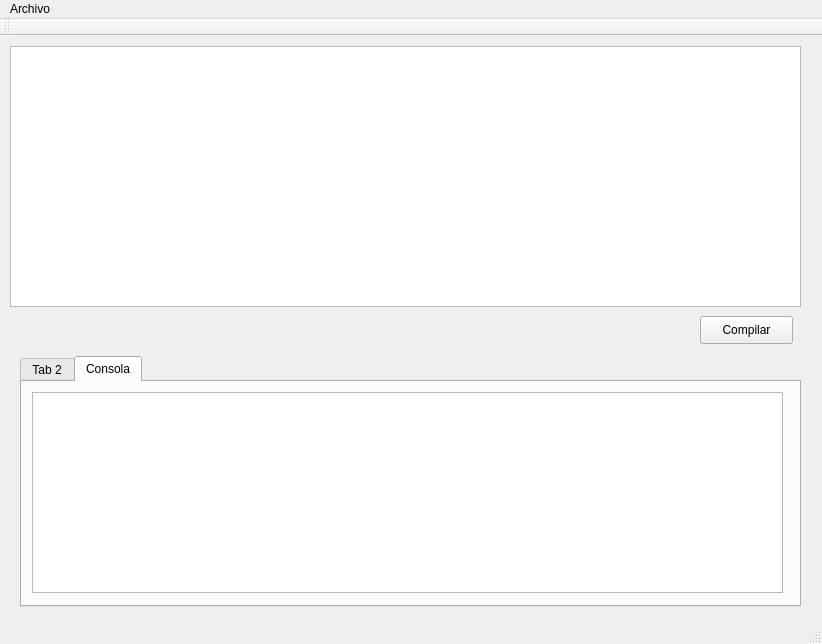
<?xml version="1.0" encoding="UTF-8"?>
<ui version="4.0">
 <class>MainWindow</class>
 <widget class="QMainWindow" name="MainWindow">
  <property name="geometry">
   <rect>
    <x>0</x>
    <y>0</y>
    <width>822</width>
    <height>644</height>
   </rect>
  </property>
  <property name="windowTitle">
   <string>MainWindow</string>
  </property>
  <widget class="QWidget" name="centralWidget">
   <widget class="QTextEdit" name="EntradaTexto">
    <property name="geometry">
     <rect>
      <x>10</x>
      <y>10</y>
      <width>791</width>
      <height>261</height>
     </rect>
    </property>
   </widget>
   <widget class="QPushButton" name="BotonAnalizar">
    <property name="geometry">
     <rect>
      <x>700</x>
      <y>280</y>
      <width>93</width>
      <height>28</height>
     </rect>
    </property>
    <property name="text">
     <string>Compilar</string>
    </property>
   </widget>
   <widget class="QTabWidget" name="tabWidget">
    <property name="geometry">
     <rect>
      <x>20</x>
      <y>320</y>
      <width>781</width>
      <height>251</height>
     </rect>
    </property>
    <property name="currentIndex">
     <number>1</number>
    </property>
    <widget class="QWidget" name="tab_2">
     <attribute name="title">
      <string>Tab 2</string>
     </attribute>
     <widget class="QTextEdit" name="SalidaGrafo">
      <property name="geometry">
       <rect>
        <x>10</x>
        <y>10</y>
        <width>751</width>
        <height>201</height>
       </rect>
      </property>
     </widget>
    </widget>
    <widget class="QWidget" name="tab">
     <attribute name="title">
      <string>Consola</string>
     </attribute>
     <widget class="QTextEdit" name="SalidaTexto">
      <property name="geometry">
       <rect>
        <x>10</x>
        <y>10</y>
        <width>751</width>
        <height>201</height>
       </rect>
      </property>
     </widget>
    </widget>
   </widget>
  </widget>
  <widget class="QMenuBar" name="menuBar">
   <property name="geometry">
    <rect>
     <x>0</x>
     <y>0</y>
     <width>822</width>
     <height>25</height>
    </rect>
   </property>
   <widget class="QMenu" name="menuArchivo">
    <property name="title">
     <string>Archivo</string>
    </property>
    <addaction name="actionAbrir"/>
    <addaction name="actionGuardar"/>
   </widget>
   <addaction name="menuArchivo"/>
  </widget>
  <widget class="QToolBar" name="mainToolBar">
   <attribute name="toolBarArea">
    <enum>TopToolBarArea</enum>
   </attribute>
   <attribute name="toolBarBreak">
    <bool>false</bool>
   </attribute>
  </widget>
  <widget class="QStatusBar" name="statusBar"/>
  <action name="actionAbrir">
   <property name="text">
    <string>Abrir</string>
   </property>
  </action>
  <action name="actionGuardar">
   <property name="text">
    <string>Guardar</string>
   </property>
  </action>
 </widget>
 <layoutdefault spacing="6" margin="11"/>
 <resources/>
 <connections/>
</ui>
